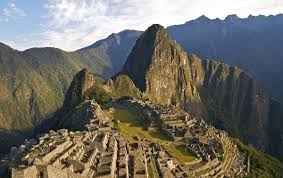
#> input picture basics_resources_and_outputs/mountain.jpg, 283 x 178 px
$ jupyter execute reading_and_writing_images.ipynb
#> lines starting #> are read from the running program, lines starting #| are printed output that depends on the picture
[cell 1]
# importing libararies

import cv2

[cell 2]
# reading the image

image = cv2.imread("../basics_resources_and_outputs/mountain.jpg")
#> image is the input picture: shape (178, 283, 3); mean B, G, R 103.5, 110.9, 113.7

[cell 3]
# checking whether the image is loaded successfully or not
if image is None:
    print("Error : Could not load the image")
else:
    print("Image loaded successfully")

[cell 4]
# displaying the image

cv2.imshow("Image Window", image)
cv2.waitKey(0)
cv2.destroyAllWindows()

[cell 5]
# writing the image

image_new = image + 50 # we are adding 30 to each pixel
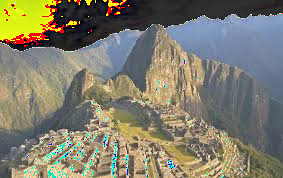
#> image_new: shape (178, 283, 3); mean B, G, R 108.4, 125.3, 128.4
cv2.imwrite("../basics_resources_and_outputs/reading_writing_output.jpg",image_new)
#> Out = True
